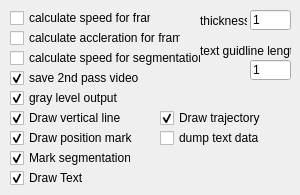
    <widget class="QWidget" name="tab">
     <attribute name="title">
      <string>2 pass</string>
     </attribute>
     <widget class="QCheckBox" name="cb2PSpeedForFrame">
      <property name="geometry">
       <rect>
        <x>10</x>
        <y>10</y>
        <width>141</width>
        <height>16</height>
       </rect>
      </property>
      <property name="text">
       <string>calculate speed for frame</string>
      </property>
     </widget>
     <widget class="QCheckBox" name="cb2PAcclerationForFrame">
      <property name="geometry">
       <rect>
        <x>10</x>
        <y>30</y>
        <width>171</width>
        <height>16</height>
       </rect>
      </property>
      <property name="text">
       <string>calculate accleration for frame</string>
      </property>
     </widget>
     <widget class="QCheckBox" name="cb2PSpeedForSegmentation">
      <property name="geometry">
       <rect>
        <x>10</x>
        <y>50</y>
        <width>191</width>
        <height>16</height>
       </rect>
      </property>
      <property name="text">
       <string>calculate speed for segmentation</string>
      </property>
     </widget>
     <widget class="QCheckBox" name="cb2PSaveVideo">
      <property name="geometry">
       <rect>
        <x>10</x>
        <y>70</y>
        <width>191</width>
        <height>16</height>
       </rect>
      </property>
      <property name="text">
       <string>save 2nd pass video</string>
      </property>
      <property name="checked">
       <bool>true</bool>
      </property>
     </widget>
     <widget class="QCheckBox" name="cb2PSaveVideoGray">
      <property name="geometry">
       <rect>
        <x>10</x>
        <y>90</y>
        <width>191</width>
        <height>16</height>
       </rect>
      </property>
      <property name="text">
       <string>gray level output</string>
      </property>
      <property name="checked">
       <bool>true</bool>
      </property>
     </widget>
     <widget class="QLabel" name="label_6">
      <property name="geometry">
       <rect>
        <x>200</x>
        <y>10</y>
        <width>47</width>
        <height>21</height>
       </rect>
      </property>
      <property name="text">
       <string>thickness:</string>
      </property>
     </widget>
     <widget class="QLineEdit" name="edt2Pthickness">
      <property name="geometry">
       <rect>
        <x>250</x>
        <y>10</y>
        <width>41</width>
        <height>20</height>
       </rect>
      </property>
      <property name="text">
       <string>1</string>
      </property>
     </widget>
     <widget class="QCheckBox" name="cb2PDrawVerticalLine">
      <property name="geometry">
       <rect>
        <x>10</x>
        <y>110</y>
        <width>131</width>
        <height>16</height>
       </rect>
      </property>
      <property name="text">
       <string>Draw vertical line</string>
      </property>
      <property name="checked">
       <bool>true</bool>
      </property>
     </widget>
     <widget class="QLabel" name="label_7">
      <property name="geometry">
       <rect>
        <x>200</x>
        <y>40</y>
        <width>91</width>
        <height>21</height>
       </rect>
      </property>
      <property name="text">
       <string>text guidline length:</string>
      </property>
     </widget>
     <widget class="QLineEdit" name="edt2PTextGuidlineLength">
      <property name="geometry">
       <rect>
        <x>250</x>
        <y>60</y>
        <width>41</width>
        <height>20</height>
       </rect>
      </property>
      <property name="text">
       <string>1</string>
      </property>
     </widget>
     <widget class="QCheckBox" name="cb2PDrawPositionMark">
      <property name="geometry">
       <rect>
        <x>10</x>
        <y>130</y>
        <width>131</width>
        <height>16</height>
       </rect>
      </property>
      <property name="text">
       <string>Draw position mark</string>
      </property>
      <property name="checked">
       <bool>true</bool>
      </property>
     </widget>
     <widget class="QCheckBox" name="cb2PMarkSegmentation">
      <property name="geometry">
       <rect>
        <x>10</x>
        <y>150</y>
        <width>121</width>
        <height>16</height>
       </rect>
      </property>
      <property name="text">
       <string>Mark segmentation</string>
      </property>
      <property name="checked">
       <bool>true</bool>
      </property>
     </widget>
     <widget class="QCheckBox" name="cb2PDrawText">
      <property name="geometry">
       <rect>
        <x>10</x>
        <y>170</y>
        <width>131</width>
        <height>16</height>
       </rect>
      </property>
      <property name="text">
       <string>Draw Text</string>
      </property>
      <property name="checked">
       <bool>true</bool>
      </property>
     </widget>
     <widget class="QCheckBox" name="cb2PDrawTrajectory">
      <property name="geometry">
       <rect>
        <x>160</x>
        <y>110</y>
        <width>131</width>
        <height>16</height>
       </rect>
      </property>
      <property name="text">
       <string>Draw trajectory</string>
      </property>
      <property name="checked">
       <bool>true</bool>
      </property>
     </widget>
     <widget class="QCheckBox" name="cb2PDumpTextData">
      <property name="geometry">
       <rect>
        <x>160</x>
        <y>130</y>
        <width>131</width>
        <height>16</height>
       </rect>
      </property>
      <property name="text">
       <string>dump text data</string>
      </property>
      <property name="checked">
       <bool>false</bool>
      </property>
     </widget>
    </widget>
